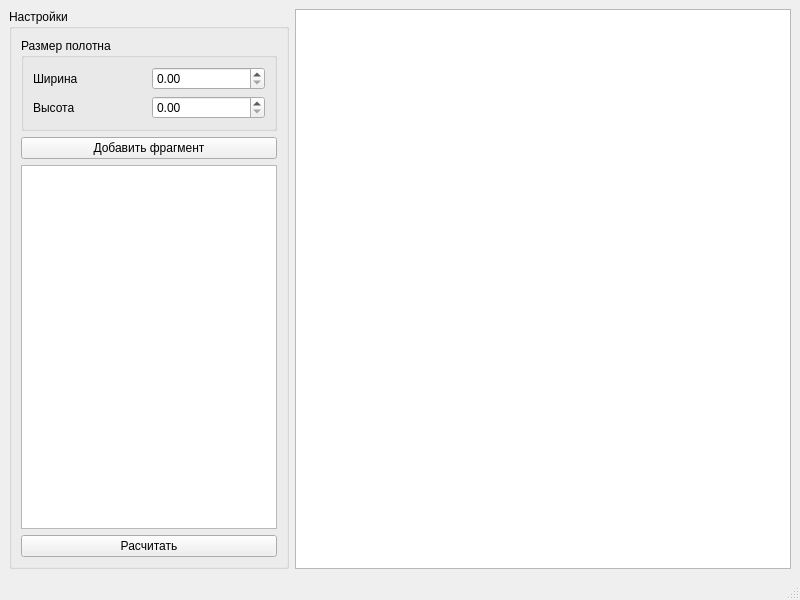
<?xml version="1.0" encoding="UTF-8"?>
<ui version="4.0">
 <class>CuttingMaterialWindow</class>
 <widget class="QMainWindow" name="CuttingMaterialWindow">
  <property name="geometry">
   <rect>
    <x>0</x>
    <y>0</y>
    <width>800</width>
    <height>600</height>
   </rect>
  </property>
  <property name="windowTitle">
   <string>CuttingMaterialWindow</string>
  </property>
  <widget class="QWidget" name="centralwidget">
   <layout class="QHBoxLayout" name="horizontalLayout">
    <item>
     <widget class="QGroupBox" name="groupBox">
      <property name="sizePolicy">
       <sizepolicy hsizetype="Maximum" vsizetype="Preferred">
        <horstretch>0</horstretch>
        <verstretch>0</verstretch>
       </sizepolicy>
      </property>
      <property name="title">
       <string>Настройки</string>
      </property>
      <layout class="QVBoxLayout" name="verticalLayout">
       <item>
        <widget class="QGroupBox" name="canvasGroupBox">
         <property name="title">
          <string>Размер полотна</string>
         </property>
         <layout class="QGridLayout" name="gridLayout_2">
          <item row="1" column="0">
           <widget class="QLabel" name="canvasHeightLabel">
            <property name="text">
             <string>Высота</string>
            </property>
           </widget>
          </item>
          <item row="1" column="1">
           <widget class="QDoubleSpinBox" name="canvasHeightDoubleSpinBox"/>
          </item>
          <item row="0" column="1">
           <widget class="QDoubleSpinBox" name="canvasWidthDoubleSpinBox"/>
          </item>
          <item row="0" column="0">
           <widget class="QLabel" name="canvasWidthLabel">
            <property name="text">
             <string>Ширина</string>
            </property>
           </widget>
          </item>
         </layout>
        </widget>
       </item>
       <item>
        <widget class="QPushButton" name="pushButton_2">
         <property name="text">
          <string>Добавить фрагмент</string>
         </property>
        </widget>
       </item>
       <item>
        <widget class="QTableView" name="fragmentTableView">
         <attribute name="horizontalHeaderCascadingSectionResizes">
          <bool>false</bool>
         </attribute>
        </widget>
       </item>
       <item>
        <widget class="QPushButton" name="pushButton">
         <property name="text">
          <string>Расчитать</string>
         </property>
        </widget>
       </item>
      </layout>
     </widget>
    </item>
    <item>
     <widget class="QGraphicsView" name="graphicsView"/>
    </item>
   </layout>
  </widget>
  <widget class="QMenuBar" name="menubar">
   <property name="geometry">
    <rect>
     <x>0</x>
     <y>0</y>
     <width>800</width>
     <height>28</height>
    </rect>
   </property>
  </widget>
  <widget class="QStatusBar" name="statusbar"/>
 </widget>
 <resources/>
 <connections/>
</ui>
